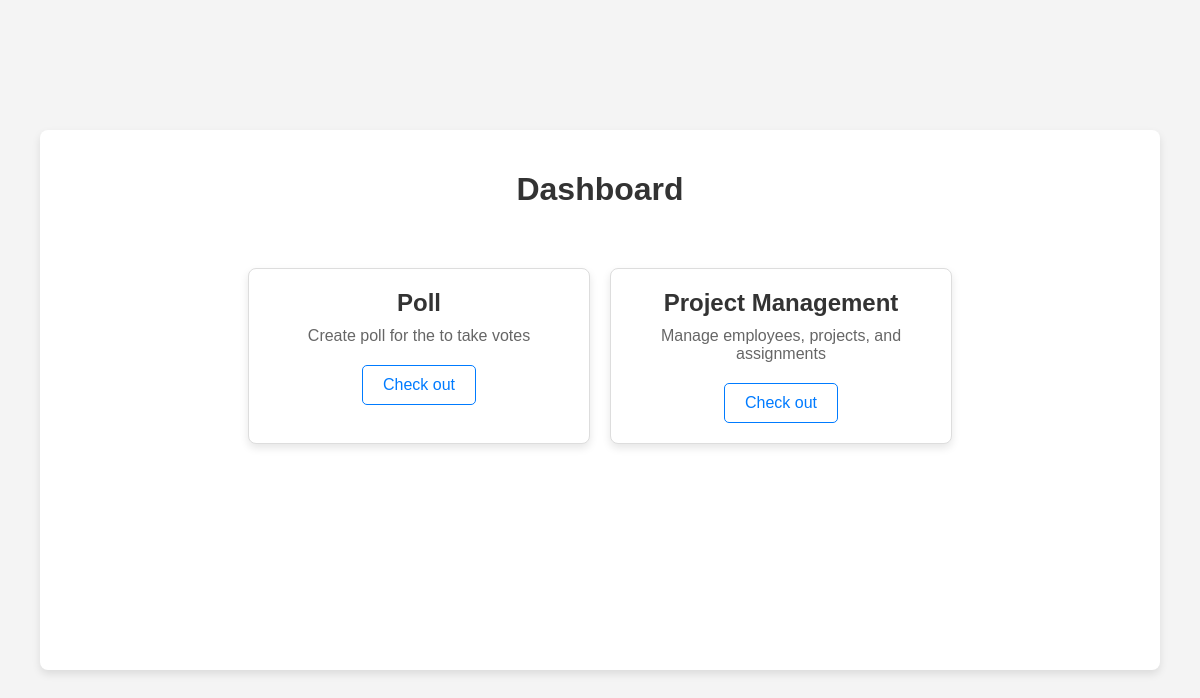
The page / on the database its author committed.
### project_dashboard/models.py (models this page shows, shortened)
class App(models.Model):
    name = models.CharField(max_length=100)
    description = models.TextField(blank=True)
    url = models.URLField(blank=True)

### project_dashboard/views.py (the view)
# urls.py: path('', views.dashboard, name='dashboard'),
def dashboard(request):
    apps = App.objects.all()
    return render(request, 'project_dashboard/dashboard.html', {'apps': apps})

### project_dashboard/templates/project_dashboard/dashboard.html (shortened to what this page needs)
<!DOCTYPE html>
<html>
<head>
</head>
<body>
    <div class="container">
        <h1>Dashboard</h1>
        {% if apps %}
        <div class="dashboard">
            {% for app in apps %}
            <div class="card">
                <h2>{{ app.name }}</h2>
                <p>{{ app.description }}</p>
                <a href="{{ app.url }}">Check out</a>
            </div>
            {% endfor %}
        </div>
        {% else %}
        <p class="no-apps">No apps to show</p>
        {% endif %}
    </div>
</body>
</html>

### project_dashboard/templates/project_dashboard/dashboard.html (style rules this page uses)
body { font-family: Arial, sans-serif; background-color: #f4f4f4; margin: 0; padding: 0; display: flex; flex-direction: column; align-items: center; justify-content: center; min-height: 100vh; }
.container { width: 90%; max-width: 1200px; padding: 20px; height: 500px; background-color: #ffffff; box-shadow: 0 4px 8px rgba(0, 0, 0, 0.1); border-radius: 8px; }
h1 { text-align: center; color: #333; margin-bottom: 60px; }
.dashboard { display: flex; flex-wrap: wrap; justify-content: center; gap: 20px; }
.card { border: 1px solid #ddd; border-radius: 8px; padding: 20px; width: 300px; text-align: center; box-shadow: 0 4px 8px rgba(0, 0, 0, 0.1); background-color: #fff; transition: transform 0.3s ease, box-shadow 0.3s ease; }
.card h2 { margin: 0; color: #333; font-size: 1.5em; }
.card p { margin: 10px 0; color: #666; }
.card a { display: inline-block; margin-top: 10px; padding: 10px 20px; font-size: 1em; color: #007bff; text-decoration: none; border: 1px solid #007bff; border-radius: 5px; transition: background-color 0.3s ease, color 0.3s ease; }

### rows shown on the page
App: name "Poll", description "Create poll for the to take votes"
App: name "Project Management", description "Manage employees, projects, and assignments"
